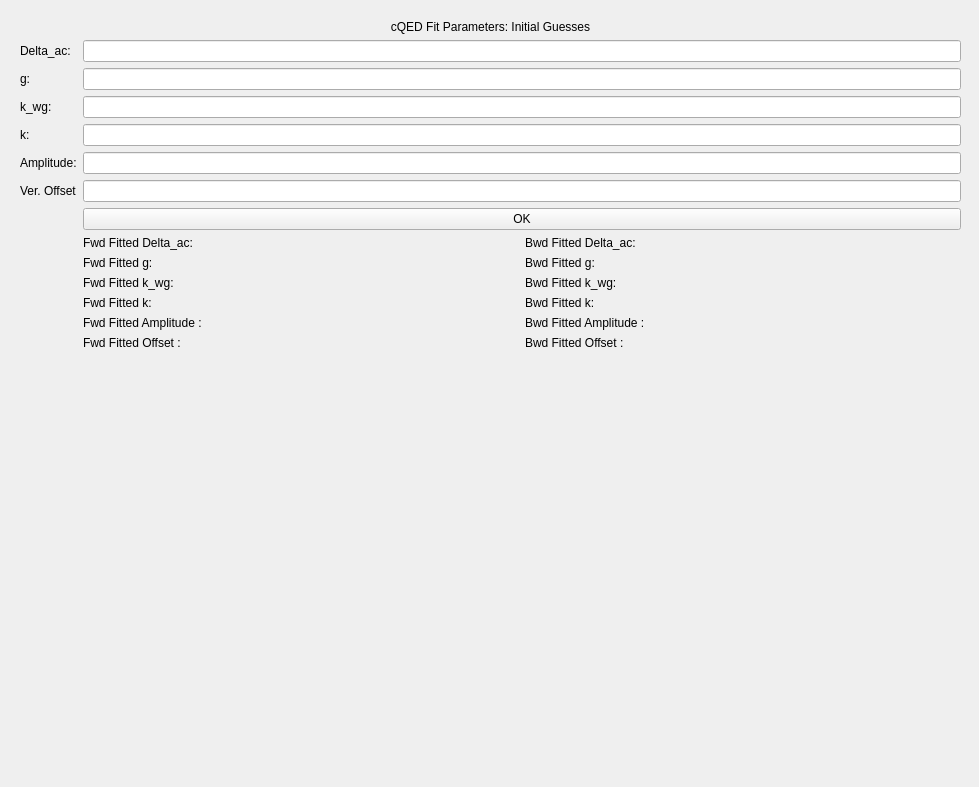
<?xml version="1.0" encoding="UTF-8"?>
<ui version="4.0">
 <class>Form</class>
 <widget class="QWidget" name="Form">
  <property name="geometry">
   <rect>
    <x>0</x>
    <y>0</y>
    <width>979</width>
    <height>787</height>
   </rect>
  </property>
  <property name="windowTitle">
   <string>Form</string>
  </property>
  <widget class="QWidget" name="formLayoutWidget_2">
   <property name="geometry">
    <rect>
     <x>20</x>
     <y>20</y>
     <width>941</width>
     <height>751</height>
    </rect>
   </property>
   <layout class="QFormLayout" name="main">
    <item row="0" column="0" colspan="2">
     <widget class="QLabel" name="title">
      <property name="text">
       <string>cQED Fit Parameters: Initial Guesses</string>
      </property>
      <property name="alignment">
       <set>Qt::AlignCenter</set>
      </property>
     </widget>
    </item>
    <item row="2" column="0">
     <widget class="QLabel" name="Delta_lab">
      <property name="text">
       <string>Delta_ac:</string>
      </property>
     </widget>
    </item>
    <item row="2" column="1">
     <widget class="QLineEdit" name="Delta_ac"/>
    </item>
    <item row="3" column="0">
     <widget class="QLabel" name="g_lab">
      <property name="text">
       <string>g:</string>
      </property>
     </widget>
    </item>
    <item row="3" column="1">
     <widget class="QLineEdit" name="g"/>
    </item>
    <item row="4" column="0">
     <widget class="QLabel" name="k_wg_lab">
      <property name="text">
       <string>k_wg:</string>
      </property>
     </widget>
    </item>
    <item row="4" column="1">
     <widget class="QLineEdit" name="k_wg"/>
    </item>
    <item row="5" column="0">
     <widget class="QLabel" name="k_lab">
      <property name="text">
       <string>k:</string>
      </property>
     </widget>
    </item>
    <item row="5" column="1">
     <widget class="QLineEdit" name="k"/>
    </item>
    <item row="6" column="0">
     <widget class="QLabel" name="amp_lab">
      <property name="text">
       <string>Amplitude:</string>
      </property>
     </widget>
    </item>
    <item row="6" column="1">
     <widget class="QLineEdit" name="amp"/>
    </item>
    <item row="7" column="0">
     <widget class="QLabel" name="offset_lab">
      <property name="text">
       <string>Ver. Offset</string>
      </property>
     </widget>
    </item>
    <item row="7" column="1">
     <widget class="QLineEdit" name="offset"/>
    </item>
    <item row="8" column="1">
     <widget class="QPushButton" name="confirm">
      <property name="text">
       <string>OK</string>
      </property>
     </widget>
    </item>
    <item row="9" column="1">
     <layout class="QGridLayout" name="gridlayout">
      <item row="3" column="1">
       <widget class="QLabel" name="fit_k">
        <property name="text">
         <string/>
        </property>
       </widget>
      </item>
      <item row="1" column="1">
       <widget class="QLabel" name="fit_g">
        <property name="text">
         <string/>
        </property>
       </widget>
      </item>
      <item row="0" column="1">
       <widget class="QLabel" name="fit_delta_ac">
        <property name="text">
         <string/>
        </property>
       </widget>
      </item>
      <item row="2" column="1">
       <widget class="QLabel" name="fit_k_wg">
        <property name="text">
         <string/>
        </property>
       </widget>
      </item>
      <item row="3" column="0">
       <widget class="QLabel" name="fk_lab">
        <property name="text">
         <string>Fwd Fitted k:</string>
        </property>
       </widget>
      </item>
      <item row="2" column="0">
       <widget class="QLabel" name="fk_wg_lab">
        <property name="text">
         <string>Fwd Fitted k_wg:</string>
        </property>
       </widget>
      </item>
      <item row="1" column="0">
       <widget class="QLabel" name="fg_lab">
        <property name="text">
         <string>Fwd Fitted g:</string>
        </property>
       </widget>
      </item>
      <item row="0" column="2">
       <widget class="QLabel" name="fdel_lab_2">
        <property name="text">
         <string>Bwd Fitted Delta_ac:</string>
        </property>
       </widget>
      </item>
      <item row="0" column="0">
       <widget class="QLabel" name="fdel_lab">
        <property name="text">
         <string>Fwd Fitted Delta_ac:</string>
        </property>
       </widget>
      </item>
      <item row="0" column="3">
       <widget class="QLabel" name="fit_delta_ac_2">
        <property name="text">
         <string/>
        </property>
       </widget>
      </item>
      <item row="1" column="2">
       <widget class="QLabel" name="fg_lab_2">
        <property name="text">
         <string>Bwd Fitted g:</string>
        </property>
       </widget>
      </item>
      <item row="1" column="3">
       <widget class="QLabel" name="fit_g_2">
        <property name="text">
         <string/>
        </property>
       </widget>
      </item>
      <item row="2" column="2">
       <widget class="QLabel" name="fk_wg_lab_2">
        <property name="text">
         <string>Bwd Fitted k_wg:</string>
        </property>
       </widget>
      </item>
      <item row="2" column="3">
       <widget class="QLabel" name="fit_k_wg_2">
        <property name="text">
         <string/>
        </property>
       </widget>
      </item>
      <item row="3" column="2">
       <widget class="QLabel" name="fk_lab_2">
        <property name="text">
         <string>Bwd Fitted k:</string>
        </property>
       </widget>
      </item>
      <item row="3" column="3">
       <widget class="QLabel" name="fit_k_2">
        <property name="text">
         <string/>
        </property>
       </widget>
      </item>
      <item row="4" column="0">
       <widget class="QLabel" name="fampl_lab">
        <property name="text">
         <string>Fwd Fitted Amplitude :</string>
        </property>
       </widget>
      </item>
      <item row="4" column="1">
       <widget class="QLabel" name="fit_ampl">
        <property name="text">
         <string/>
        </property>
       </widget>
      </item>
      <item row="5" column="0">
       <widget class="QLabel" name="foffs_lab">
        <property name="text">
         <string>Fwd Fitted Offset :</string>
        </property>
       </widget>
      </item>
      <item row="5" column="1">
       <widget class="QLabel" name="fit_offs">
        <property name="text">
         <string/>
        </property>
       </widget>
      </item>
      <item row="4" column="2">
       <widget class="QLabel" name="fampl_lab_2">
        <property name="text">
         <string>Bwd Fitted Amplitude :</string>
        </property>
       </widget>
      </item>
      <item row="4" column="3">
       <widget class="QLabel" name="fit_ampl_2">
        <property name="text">
         <string/>
        </property>
       </widget>
      </item>
      <item row="5" column="2">
       <widget class="QLabel" name="foffs_lab_2">
        <property name="text">
         <string>Bwd Fitted Offset :</string>
        </property>
       </widget>
      </item>
      <item row="5" column="3">
       <widget class="QLabel" name="fit_offs_2">
        <property name="text">
         <string/>
        </property>
       </widget>
      </item>
     </layout>
    </item>
   </layout>
  </widget>
 </widget>
 <resources/>
 <connections/>
</ui>
